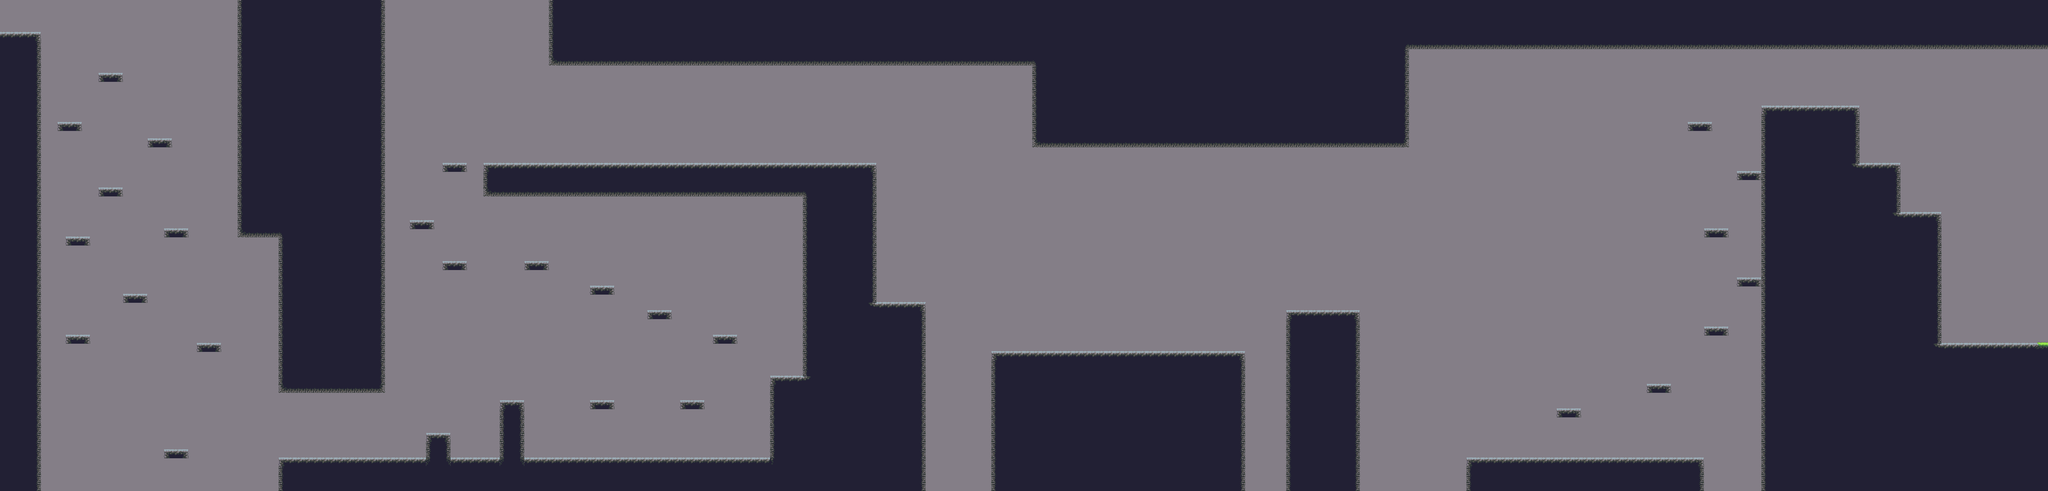

This game map was drawn from its Tiled (.tmx) file and the tilesets committed beside it. A one-line description and the trimmed map source follow:
An orthogonal 250x60 tile map with 32x32 px tiles, 2 tile layers (Last Background, Scenario), 1 hidden layer not drawn, 7 tilesets and 56 objects (40x wall, 10x Enemy, LevelEnd, death, Player, ...).

<map version="1.0" tiledversion="1.0.3" orientation="orthogonal" renderorder="right-down" width="250" height="60" tilewidth="32" tileheight="32" nextobjectid="126">
 <properties>
  <property name="Name" value="Level2inprogress" />
 </properties>
 <tileset firstgid="1" name="Scenario" tilewidth="32" tileheight="32" tilecount="420" columns="28">
  <image source="Jungle_terrain.png" width="896" height="480" />
 </tileset>
 <tileset firstgid="421" name="Objects" tilewidth="32" tileheight="32" tilecount="208" columns="16">
  <image source="tile_jungle_plants_objects.png" width="512" height="416" />
 </tileset>
 <tileset firstgid="629" name="objects" tilewidth="32" tileheight="32" tilecount="91" columns="13">
  <image source="objects.PNG" width="416" height="224" />
 </tileset>
 <tileset firstgid="720" name="clouds" tilewidth="32" tileheight="32" tilecount="299" columns="23">
  <image source="clouds.png" width="754" height="416" />
 </tileset>
 <tileset firstgid="1019" name="background_colors" tilewidth="32" tileheight="32" tilecount="32" columns="8">
  <image source="background_colors.png" width="256" height="128" />
 </tileset>
 <tileset firstgid="1051" name="big cloud" tilewidth="32" tileheight="32" tilecount="544" columns="32">
  <image source="big cloud.png" width="1052" height="550" />
 </tileset>
 <tileset firstgid="1595" name="Walkability" tilewidth="32" tileheight="32" tilecount="4" columns="2">
  <image source="walkability.png" width="64" height="64" />
 </tileset>
 <layer name="Last Background" width="250" height="60">
  <properties>
   <property name="Parallax speed" type="float" value="0" />
  </properties>
  <data>[15000 cells, 15000 non-empty, 1 distinct tile ids]</data>
 </layer>
 <layer name="Scenario" width="250" height="60">
  <properties>
   <property name="Parallax speed" type="float" value="1" />
  </properties>
  <data>[15000 cells, 6189 non-empty, 23 distinct tile ids]</data>
 </layer>
 <objectgroup color="#0000ff" name="LevelEnd" visible="0">
  <object id="9" name="LevelEnd" x="4764" y="28" width="32" height="64.5" />
 </objectgroup>
 <objectgroup color="#888888" name="Death colliders">
  <object id="55" name="death" x="160.121" y="1888" width="926" height="28" />
 </objectgroup>
 <objectgroup color="#00ff00" name="Entities">
  <object id="64" name="Player" type="Player" x="33" y="62" width="35" height="65" />
  <object id="65" name="Flying_Enemy" type="Enemy" x="758.576" y="109.333" width="30" height="30" />
  <object id="66" name="Ground_Enemy" type="Enemy" x="2209.3" y="1740" width="70" height="40" />
  <object id="67" name="Flying_Enemy" type="Enemy" x="2820.48" y="915.03" width="30" height="30" />
  <object id="68" name="Ground_Enemy" type="Enemy" x="6155.52" y="1738" width="70" height="40" />
  <object id="117" name="Ground_Enemy" type="Enemy" x="2619.55" y="1740" width="70" height="40" />
  <object id="119" name="Flying_Enemy" type="Enemy" x="4030.45" y="681.97" width="30" height="30" />
  <object id="120" name="Flying_Enemy" type="Enemy" x="5309.24" y="878.939" width="30" height="30" />
  <object id="121" name="Flying_Enemy" type="Enemy" x="4542.58" y="939.545" width="30" height="30" />
  <object id="122" name="Flying_Enemy" type="Enemy" x="4824.39" y="754.697" width="30" height="30" />
  <object id="123" name="Flying_Enemy" type="Enemy" x="5672.88" y="730.455" width="30" height="30" />
 </objectgroup>
 <objectgroup color="#ff0000" name="Colliders" visible="0">
  <object id="74" name="wall" x="0" y="128" width="159" height="1794" />
  <object id="75" name="wall" x="256.5" y="928" width="94.5" height="40" />
  <object id="76" name="wall" x="385" y="735.5" width="94.5" height="40" />
  <object id="77" name="wall" x="642" y="896.5" width="92.5" height="40" />
  <object id="78" name="wall" x="480" y="1152.5" width="95.5" height="40" />
  <object id="79" name="wall" x="256" y="1312" width="95" height="40" />
  <object id="80" name="wall" x="768.5" y="1344" width="95" height="40" />
  <object id="81" name="wall" x="641.333" y="1761.33" width="93.3333" height="40" />
  <object id="82" name="wall" x="930" y="0" width="167" height="924" />
  <object id="83" name="wall" x="1091" y="0" width="409" height="1535" />
  <object id="84" name="wall" x="1088" y="1790" width="1920" height="130" />
  <object id="85" name="wall" x="3008" y="1470" width="125" height="448" />
  <object id="86" name="wall" x="1891" y="639" width="1532" height="117" />
  <object id="87" name="wall" x="3133" y="756" width="290" height="1162.33" />
  <object id="88" name="wall" x="3423" y="1185" width="194" height="733" />
  <object id="89" name="wall" x="1729" y="640" width="93" height="40" />
  <object id="91" name="wall" x="1601" y="865" width="94" height="40" />
  <object id="92" name="wall" x="1729" y="1025" width="94" height="40" />
  <object id="93" name="wall" x="2047" y="1025" width="95" height="40" />
  <object id="94" name="wall" x="2304" y="1122" width="98" height="40" />
  <object id="95" name="wall" x="2528" y="1217" width="94" height="40" />
  <object id="96" name="wall" x="2783" y="1312" width="96" height="40" />
  <object id="97" name="wall" x="2656" y="1567" width="96" height="40" />
  <object id="98" name="wall" x="2305" y="1568" width="96" height="40" />
  <object id="99" x="1952" y="1568" width="94" height="222" />
  <object id="100" x="1664" y="1694" width="94" height="96" />
  <object id="101" name="wall" x="3872" y="1376" width="990.667" height="548" />
  <object id="102" name="wall" x="5024" y="1216" width="284" height="708" />
  <object id="103" name="wall" x="5728" y="1788" width="924" height="128" />
  <object id="105" name="wall" x="4036" y="260" width="1468" height="328" />
  <object id="106" name="wall" x="2140" y="0" width="3364" height="260" />
  <object id="107" name="wall" x="5504" y="0" width="2496" height="196" />
  <object id="108" name="wall" x="6884" y="416" width="376" height="1504" />
  <object id="109" name="wall" x="7260" y="640" width="172" height="1280" />
  <object id="110" name="wall" x="7432" y="832" width="156" height="1092" />
  <object id="111" name="wall" x="7588" y="1336" width="412" height="588" />
  <object id="112" name="40" x="6592" y="481.333" width="96" height="40" />
  <object id="113" name="wall" x="6784" y="673.333" width="93.3333" height="40" />
  <object id="114" name="wall" x="6657.33" y="899" width="91" height="40" />
  <object id="115" name="wall" x="6784" y="1088" width="94.6667" height="40" />
  <object id="116" name="wall" x="6657.33" y="1277.33" width="92" height="40" />
  <object id="124" name="wall" x="6082.67" y="1601.33" width="90.6667" height="40" />
  <object id="125" name="wall" x="6430.67" y="1504" width="93.3333" height="40" />
 </objectgroup>
 <layer name="Walkability" width="250" height="60" visible="0">
  <properties>
   <property name="Navigation" type="int" value="1" />
  </properties>
  <data>[15000 cells, 2848 non-empty, 1 distinct tile ids]</data>
 </layer>
</map>
